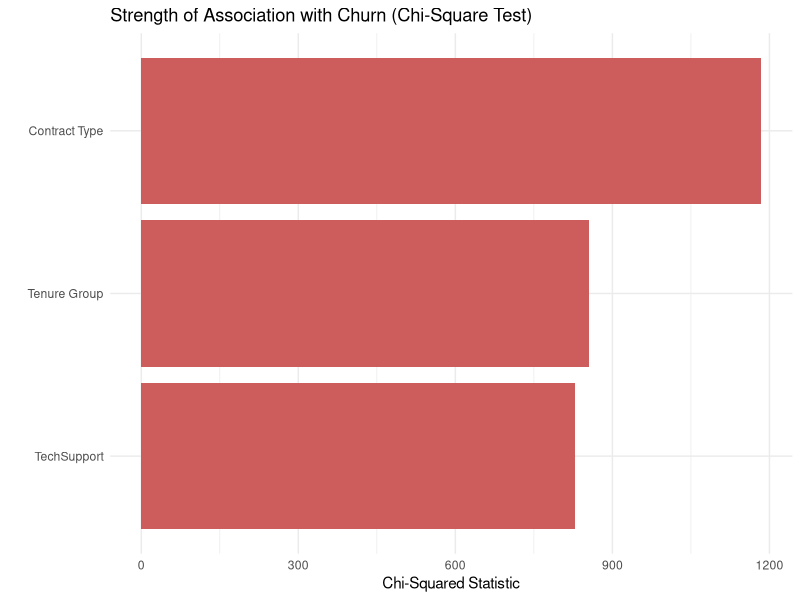
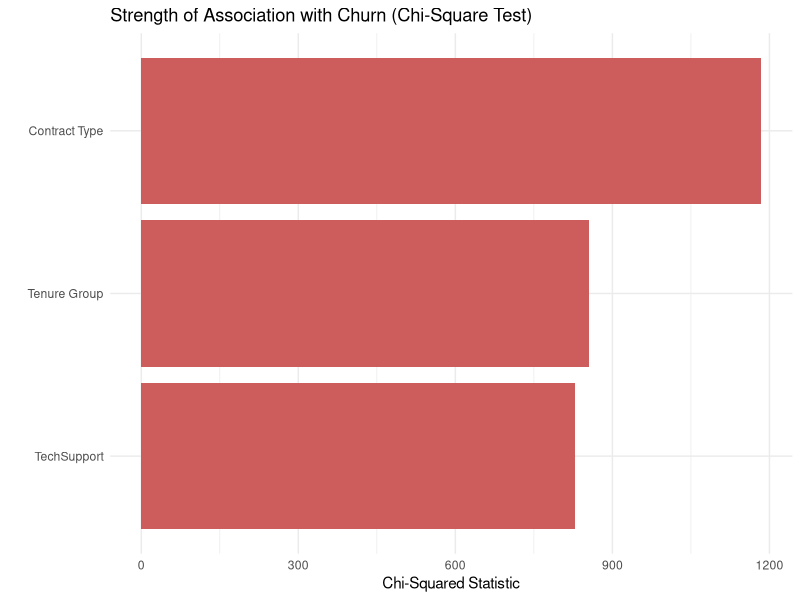

R code for these plots, in order:
install.packages(c("readr", "dplyr", "ggplot2"))

library(readr)
library(dplyr)

df <- read_csv("data/processed/telco_churn_clean.csv")
str(df)
summary(df)

# Chi-square test: Contract type vs Churn
contract_table <- table(df$Contract, df$Churn)
print(contract_table)
chisq.test(contract_table)

# Chi-square test: TechSupport vs Churn
techsupport_table <- table(df$TechSupport, df$Churn)
print(techsupport_table)
chisq.test(techsupport_table)

# Chi-square test: Tenure group vs Churn
tenure_table <- table(df$tenure_group, df$Churn)
print(tenure_table)
chisq.test(tenure_table)

library(ggplot2)

chi_results <- data.frame(
  factor = c("Contract Type", "Tenure Group", "TechSupport"),
  chi_squared = c(1184.6, 856.1, 828.2)
)

ggplot(chi_results, aes(x = reorder(factor, chi_squared), y = chi_squared)) +
  geom_col(fill = "indianred") +
  coord_flip() +
  labs(
    title = "Strength of Association with Churn (Chi-Square Test)",
    x = "",
    y = "Chi-Squared Statistic"
  ) +
  theme_minimal()

ggsave("dashboard/chi_square_comparison.png", width = 8, height = 5)
